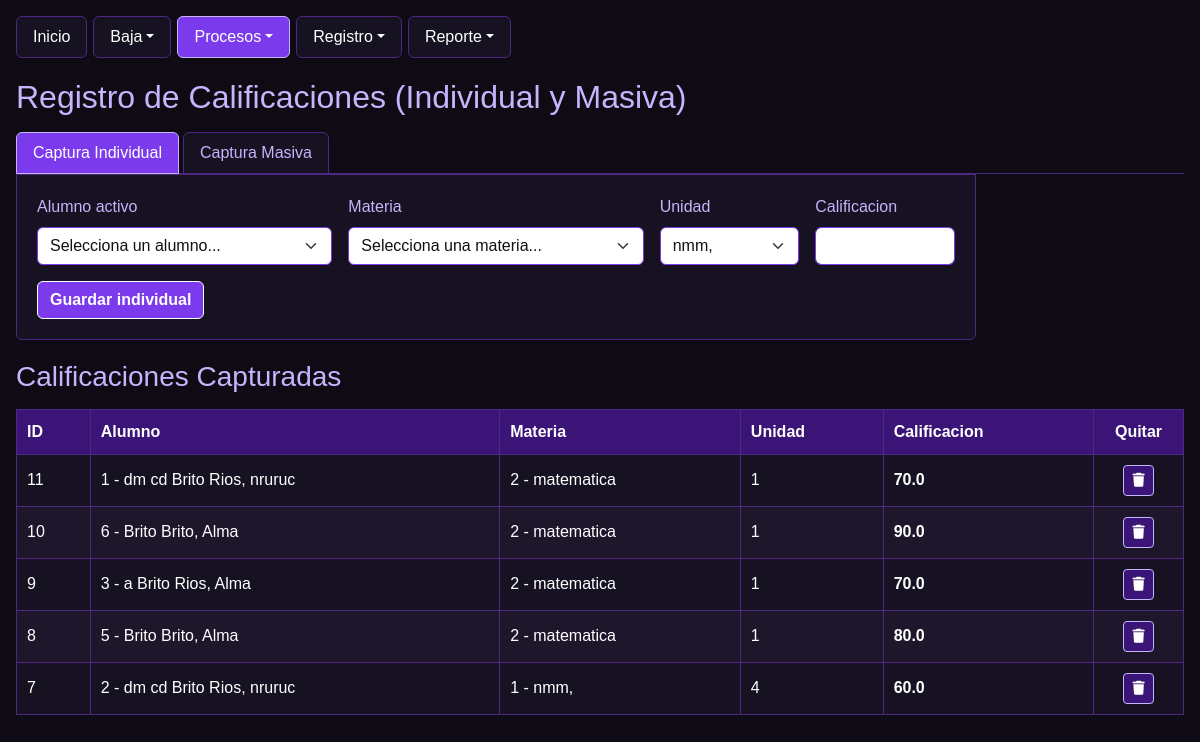
/Escuela/procesos/pro_capcal.php, run on the app's committed database.
### tables this page shows
CREATE TABLE `capcal` (
  `id_capcal` int(11) NOT NULL,
  `id_alumno` varchar(50) NOT NULL,
  `cal` decimal(5,2) NOT NULL,
  `id_unidad` int(11) NOT NULL,
  `id_mat` varchar(50) NOT NULL DEFAULT '',
  `calificacion` decimal(6,2) NOT NULL DEFAULT 0.00
);

CREATE TABLE `alumnos` (
  `id_alumno` int(11) NOT NULL,
  `nombre` varchar(50) NOT NULL,
  `apaterno` varchar(50) NOT NULL,
  `amaterno` varchar(50) DEFAULT NULL,
  `dom` varchar(100) DEFAULT NULL,
  `mail` varchar(100) DEFAULT NULL,
  `tel` varchar(20) DEFAULT NULL,
  `id_grupo` varchar(50) DEFAULT NULL,
  `estatus` int(11) DEFAULT 1
);

CREATE TABLE `materias` (
  `id_mat` int(11) NOT NULL,
  `descripcion` varchar(100) NOT NULL,
  `id_prof` int(11) NOT NULL,
  `estatus` int(11) DEFAULT 1
);

### Escuela/procesos/pro_capcal.php (the view, shortened to what this page needs)
<?php
require_once __DIR__ . '/../conexion.php';
$cal_minima_aprobatoria = 6.0;
function obtener_esquema_cap(PDO $pdo, string $tabla): array {
    $cols = [];
    $pk = null;
    try {
        $stmt = $pdo->query("SHOW COLUMNS FROM `{$tabla}`");
        if ($stmt) {
            foreach ($stmt->fetchAll(PDO::FETCH_ASSOC) as $row) {
                $cols[] = $row["Field"];
                if ($row["Key"] === "PRI" && $pk === null) {
                    $pk = $row["Field"];
                }
            }
        }
    } catch (PDOException $e) {
        return ["cols" => [], "pk" => null];
    }
    return ["cols" => $cols, "pk" => $pk];
}
$conexion->exec("
    CREATE TABLE IF NOT EXISTS capcal (
        id INT AUTO_INCREMENT PRIMARY KEY,
        id_alumno VARCHAR(50) NOT NULL,
        id_mat VARCHAR(50) NOT NULL,
        unidad VARCHAR(50) DEFAULT '1',
        calificacion DECIMAL(6,2) NOT NULL DEFAULT 0
    ) ENGINE=InnoDB DEFAULT CHARSET=utf8mb4
");
$esq_capcal   = obtener_esquema_cap($conexion, "capcal");
$esq_alumnos  = obtener_esquema_cap($conexion, "alumnos");
$esq_materias = obtener_esquema_cap($conexion, "materias");
$esq_capcal = obtener_esquema_cap($conexion, "capcal");
$cols_cap   = $esq_capcal["cols"];
$pk_cap     = $esq_capcal["pk"] ?? ($cols_cap[0] ?? "id");
$col_alu_cap = null;
foreach (["id_alumno", "alumno_id", "matricula", "id_alu"] as $c) {
    if (in_array($c, $cols_cap, true)) { $col_alu_cap = $c; break; }
}
$col_mat_cap = null;
foreach (["id_mat", "id_materia", "materia_id", "clave_mat", "cve_mat"] as $c) {
    if (in_array($c, $cols_cap, true)) { $col_mat_cap = $c; break; }
}
$col_uni_cap = null;
foreach (["unidad", "id_unidad", "unidad_id", "num_unidad"] as $c) {
    if (in_array($c, $cols_cap, true)) { $col_uni_cap = $c; break; }
}
$col_cal_cap = null;
foreach (["calificacion", "calif", "nota", "promedio"] as $c) {
    if (in_array($c, $cols_cap, true)) { $col_cal_cap = $c; break; }
}
$pk_alu = $esq_alumnos["pk"] ?? "id_alumno";
foreach (["id_alumno", "id", "matricula"] as $c) {
    if (in_array($c, $esq_alumnos["cols"], true)) { $pk_alu = $c; break; }
}
$pk_mat = $esq_materias["pk"] ?? "id_mat";
foreach (["id_mat", "id_materia", "id", "clave"] as $c) {
    if (in_array($c, $esq_materias["cols"], true)) { $pk_mat = $c; break; }
}
$lista_unidades = [];
try {
    $lista_unidades = $conexion->query("SELECT * FROM unidad")->fetchAll(PDO::FETCH_ASSOC);
} catch (PDOException $e) {
    $lista_unidades = [];
}
$expr_alu = $col_alu_cap ? "c.`{$col_alu_cap}`" : "''";
$expr_mat = $col_mat_cap ? "c.`{$col_mat_cap}`" : "''";
$expr_uni = $col_uni_cap ? "c.`{$col_uni_cap}`" : "'-'";
$expr_cal = $col_cal_cap ? "c.`{$col_cal_cap}`" : "0";
$joins = "";
$extra_select = "";
if ($col_alu_cap !== null && in_array($pk_alu, $esq_alumnos["cols"], true)) {
    $joins .= " LEFT JOIN alumnos a ON CAST(c.`{$col_alu_cap}` AS CHAR) = CAST(a.`{$pk_alu}` AS CHAR)";
    $extra_select .= ", a.apaterno, a.amaterno, a.nombre AS nombre_alumno";
}
if ($col_mat_cap !== null && in_array($pk_mat, $esq_materias["cols"], true)) {
    $joins .= " LEFT JOIN materias m ON CAST(c.`{$col_mat_cap}` AS CHAR) = CAST(m.`{$pk_mat}` AS CHAR)";
    $extra_select .= ", m.*";
}
$calificaciones = $conexion->query("
    SELECT c.`{$pk_cap}` AS id_reg, {$expr_alu} AS cod_alu, {$expr_mat} AS cod_mat, {$expr_uni} AS cod_uni, {$expr_cal} AS calif {$extra_select}
    FROM capcal c {$joins} ORDER BY c.`{$pk_cap}` DESC
")->fetchAll(PDO::FETCH_ASSOC);
?>
<!DOCTYPE html>
<html lang="es">
<head>
    <link href="https://cdn.jsdelivr.net/npm/bootstrap@5.3.8/dist/css/bootstrap.min.css" rel="stylesheet" />
    <link rel="stylesheet" href="https://cdnjs.cloudflare.com/ajax/libs/font-awesome/6.0.0/css/all.min.css" />
</head>
<body class="p-3 m-0">
    <ul class="nav nav-pills">
        <li class="nav-item"><a class="nav-link" href="/proyecto-AABR/Escuela/index.php">Inicio</a></li>
        <li class="nav-item dropdown">
            <a class="nav-link dropdown-toggle" data-bs-toggle="dropdown" href="#" role="button">Baja</a>
        </li>
        <li class="nav-item dropdown">
            <a class="nav-link dropdown-toggle active" data-bs-toggle="dropdown" href="#" role="button">Procesos</a>
        </li>
        <li class="nav-item dropdown">
            <a class="nav-link dropdown-toggle" data-bs-toggle="dropdown" href="#" role="button">Registro</a>
        </li>
        <li class="nav-item dropdown">
            <a class="nav-link dropdown-toggle" data-bs-toggle="dropdown" href="#" role="button">Reporte</a>
        </li>
    </ul>
    <h2>Registro de Calificaciones (Individual y Masiva)</h2>
    <ul class="nav nav-tabs mt-3" id="tabsCalif" role="tablist">
        <li class="nav-item" role="presentation">
            <button class="nav-link active" id="tab-individual" data-bs-toggle="tab" data-bs-target="#pane-individual" type="button" role="tab">Captura Individual</button>
        </li>
        <li class="nav-item" role="presentation">
            <button class="nav-link" id="tab-masiva" data-bs-toggle="tab" data-bs-target="#pane-masiva" type="button" role="tab">Captura Masiva</button>
        </li>
    </ul>
    <div class="tab-content card-box rounded-bottom">
        <div class="tab-pane fade show active" id="pane-individual" role="tabpanel">
            <form method="POST" action="/proyecto-AABR/Escuela/procesos/pro_capcal.php" class="row g-3">
                <div class="col-md-4">
                    <label for="id_alumno" class="form-label">Alumno activo</label>
                    <select name="id_alumno" id="id_alumno" class="form-select" required>
                        <option value="">Selecciona un alumno...</option>
                    </select>
                </div>
                <div class="col-md-4">
                    <label for="id_mat" class="form-label">Materia</label>
                    <select name="id_mat" id="id_mat" class="form-select" required>
                        <option value="">Selecciona una materia...</option>
                    </select>
                </div>
                <div class="col-md-2">
                    <label for="unidad" class="form-label">Unidad</label>
                    <?php if (count($lista_unidades) > 0): ?>
                        <select name="unidad" id="unidad" class="form-select" required>
                            <?php foreach ($lista_unidades as $u): ?>
                                <?php
                                $valUni = (string)($u['id_unidad'] ?? $u['unidad'] ?? $u['id'] ?? '');
                                $nomUni = $u['nombre'] ?? $u['descripcion'] ?? ("Unidad " . $valUni);
                                ?>
                                <?php if ($valUni !== ''): ?>
                                    <option value="<?= htmlspecialchars($valUni, ENT_QUOTES, 'UTF-8') ?>"><?= htmlspecialchars($nomUni, ENT_QUOTES, 'UTF-8') ?></option>
                                <?php endif; ?>
                            <?php endforeach; ?>
                        </select>
                    <?php else: ?>
                        <input type="number" name="unidad" id="unidad" class="form-control" min="1" max="20" value="1" required />
                    <?php endif; ?>
                </div>
                <div class="col-md-2">
                    <label for="calificacion" class="form-label">Calificacion</label>
                    <input type="number" step="0.1" min="0" max="100" name="calificacion" id="calificacion" class="form-control" required />
                </div>
                <div class="col-12">
                    <button type="submit" class="btn btn-primary">Guardar individual</button>
                </div>
            </form>
        </div>
    </div>
    <h3>Calificaciones Capturadas</h3>
    <table class="tabla-morada">
        <thead>
            <tr>
                <th>ID</th>
                <th>Alumno</th>
                <th>Materia</th>
                <th>Unidad</th>
                <th>Calificacion</th>
                <th style="width: 90px; text-align: center;">Quitar</th>
            </tr>
        </thead>
        <tbody>
            <?php if (count($calificaciones) > 0): ?>
                <?php foreach ($calificaciones as $row): ?>
                    <?php
                    $alumnoTexto = trim(($row['apaterno'] ?? '') . ' ' . ($row['amaterno'] ?? '') . ', ' . ($row['nombre_alumno'] ?? ''));
                    $materiaTexto = $row['nombre'] ?? $row['materia'] ?? $row['asignatura'] ?? $row['descripcion'] ?? $row['cod_mat'];
                    $calNum = is_numeric($row['calif']) ? (float)$row['calif'] : 0.0;
                    $esMenor = is_numeric($row['calif']) && ($calNum < $cal_minima_aprobatoria);
                    ?>
                    <tr>
                        <td><?= (int)$row['id_reg'] ?></td>
                        <td><?= htmlspecialchars((string)$row['cod_alu'] . ' - ' . $alumnoTexto, ENT_QUOTES, 'UTF-8') ?></td>
                        <td><?= htmlspecialchars((string)$row['cod_mat'] . ' - ' . $materiaTexto, ENT_QUOTES, 'UTF-8') ?></td>
                        <td><?= htmlspecialchars((string)$row['cod_uni'], ENT_QUOTES, 'UTF-8') ?></td>
                        <td>
                            <strong class="<?= $esMenor ? 'calif-baja' : '' ?>">
                                <?= is_numeric($row['calif']) ? number_format($calNum, 1) : htmlspecialchars((string)$row['calif'], ENT_QUOTES, 'UTF-8') ?>
                            </strong>
                        </td>
                        <td style="text-align: center;">
                            <a href="?eliminar=<?= (int)$row['id_reg'] ?>" class="btn btn-sm btn-danger" title="Eliminar calificacion" onclick="return confirm('Deseas eliminar esta calificacion?')">
                                <i class="fa fa-trash"></i>
                            </a>
                        </td>
                    </tr>
                <?php endforeach; ?>
            <?php else: ?>
                <tr>
                    <td colspan="6" class="text-center">No hay calificaciones registradas todavia.</td>
                </tr>
            <?php endif; ?>
        </tbody>
    </table>
</body>
</html>

### Escuela/procesos/pro_capcal.php (style rules this page uses)
:root { --negro-fondo: #0e0b14; --negro-panel: #171221; --negro-fila-alt: #1e172c; --morado-oscuro: #3b1478; --morado-principal: #7c3aed; --morado-claro: #c4b5fd; --borde-morado: #4c2882; --blanco: #ffffff; --rojo-baja: #dc2626; --rojo-fondo: #450a0a; }
body { font-family: Arial, sans-serif; margin: 20px; background: var(--negro-fondo); color: var(--blanco); }
h2, h3 { color: var(--morado-claro); margin-top: 20px; }
.nav-pills .nav-link { color: var(--blanco); background-color: var(--negro-panel); border: 1px solid var(--borde-morado); margin-right: 6px; }
.nav-pills .nav-link:hover, .nav-pills .nav-link.active, .nav-pills .show > .nav-link { background-color: var(--morado-principal); color: var(--blanco); border-color: var(--morado-claro); }
.nav-tabs { border-bottom-color: var(--borde-morado); }
.nav-tabs .nav-link { color: var(--morado-claro); background-color: var(--negro-panel); border: 1px solid var(--borde-morado); margin-right: 4px; }
.nav-tabs .nav-link.active { color: var(--blanco); background-color: var(--morado-principal); border-color: var(--morado-claro); }
.card-box { background: var(--negro-panel); color: var(--blanco); padding: 20px; border: 1px solid var(--borde-morado) !important; border-radius: 0 0 8px 8px; max-width: 960px; }
.form-label, .text-muted { color: var(--morado-claro) !important; }
.form-control, .form-select { background-color: var(--blanco); color: #111111; border: 1px solid var(--morado-principal); }
.btn-primary, .btn-success { background-color: var(--morado-principal); border-color: var(--blanco); color: var(--blanco); font-weight: bold; }
.btn-danger { background-color: var(--morado-oscuro); border-color: var(--morado-claro); color: var(--blanco); }
table.tabla-morada { border-collapse: collapse; width: 100%; background: var(--negro-panel); color: var(--blanco); margin-top: 15px; }
table.tabla-morada th { background: var(--morado-oscuro); color: var(--blanco); padding: 10px; border: 1px solid var(--borde-morado); }
table.tabla-morada td { border: 1px solid var(--borde-morado); padding: 10px; color: var(--blanco); vertical-align: middle; }
table.tabla-morada tr:nth-child(even) { background: var(--negro-fila-alt); }

### data on the page
capcal: id_capcal "11", id_alumno.nombre "1 - dm cd Brito Rios, nruruc", id_mat.descripcion "2 - matematica", id_unidad "1", calificacion "70.0"
capcal: id_capcal "10", id_alumno.nombre "6 - Brito Brito, Alma", id_mat.descripcion "2 - matematica", id_unidad "1", calificacion "90.0"
capcal: id_capcal "9", id_alumno.nombre "3 - a Brito Rios, Alma", id_mat.descripcion "2 - matematica", id_unidad "1", calificacion "70.0"
capcal: id_capcal "8", id_alumno.nombre "5 - Brito Brito, Alma", id_mat.descripcion "2 - matematica", id_unidad "1", calificacion "80.0"
capcal: id_capcal "7", id_alumno.nombre "2 - dm cd Brito Rios, nruruc", id_mat.descripcion "1 - nmm,", id_unidad "4", calificacion "60.0"

### other printed values
form field unidad "nmm,"
